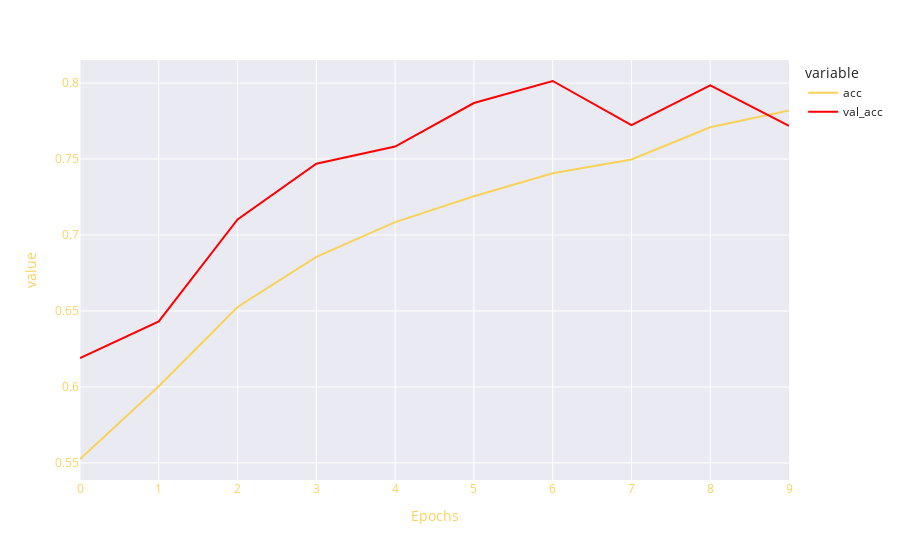

Notebook code for this chart:
### Code cell
fig = px.line(results,y=[results['acc'],results['val_acc']],template="seaborn",color_discrete_sequence=['#fad25a','red'])
fig.update_layout(   
    title_font_color="#fad25a", 
    xaxis=dict(color="#fad25a",title='Epochs'), 
    yaxis=dict(color="#fad25a")
 )
fig.show()

### Figure 1 — Plotly figure (JSON) as saved in the notebook; plotly's stock layout.template omitted (floating-point values rounded to 4 significant figures)
{"data": [{"hovertemplate": "variable=acc<br>index=%{x}<br>value=%{y}<extra></extra>", "legendgroup": "acc", "line": {"color": "#fad25a", "dash": "solid"}, "marker": {"symbol": "circle"}, "mode": "lines", "name": "acc", "orientation": "v", "showlegend": true, "type": "scatter", "x": [0, 1, 2, 3, 4, 5, 6, 7, 8, 9], "xaxis": "x", "y": [0.5526, 0.6005, 0.6526, 0.6856, 0.7085, 0.7255, 0.7406, 0.7498, 0.7709, 0.782], "yaxis": "y"}, {"hovertemplate": "variable=val_acc<br>index=%{x}<br>value=%{y}<extra></extra>", "legendgroup": "val_acc", "line": {"color": "red", "dash": "solid"}, "marker": {"symbol": "circle"}, "mode": "lines", "name": "val_acc", "orientation": "v", "showlegend": true, "type": "scatter", "x": [0, 1, 2, 3, 4, 5, 6, 7, 8, 9], "xaxis": "x", "y": [0.619, 0.6432, 0.7103, 0.7469, 0.7583, 0.7869, 0.8014, 0.7724, 0.7984, 0.7719], "yaxis": "y"}], "layout": {"legend": {"title": {"text": "variable"}, "tracegroupgap": 0}, "margin": {"t": 60}, "title": {"font": {"color": "#fad25a"}}, "xaxis": {"anchor": "y", "color": "#fad25a", "domain": [0, 1], "title": {"text": "Epochs"}}, "yaxis": {"anchor": "x", "color": "#fad25a", "domain": [0, 1], "title": {"text": "value"}}}}
